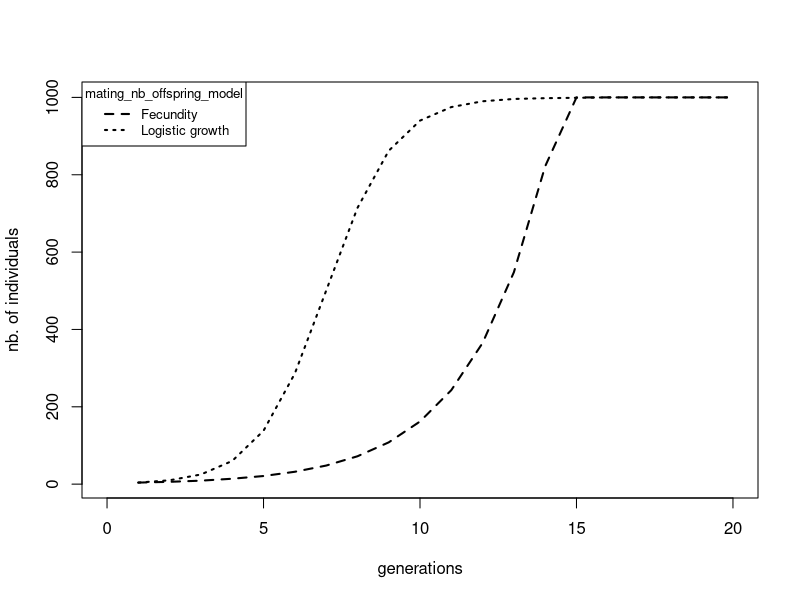
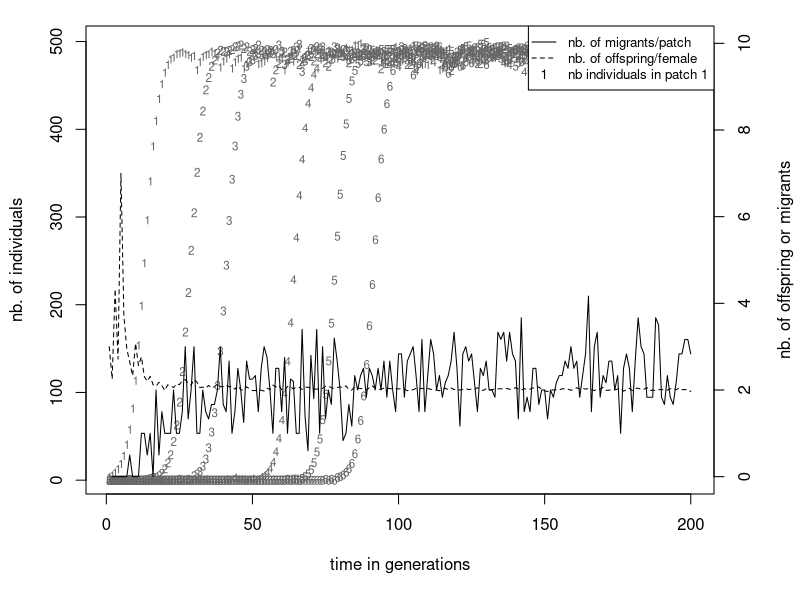
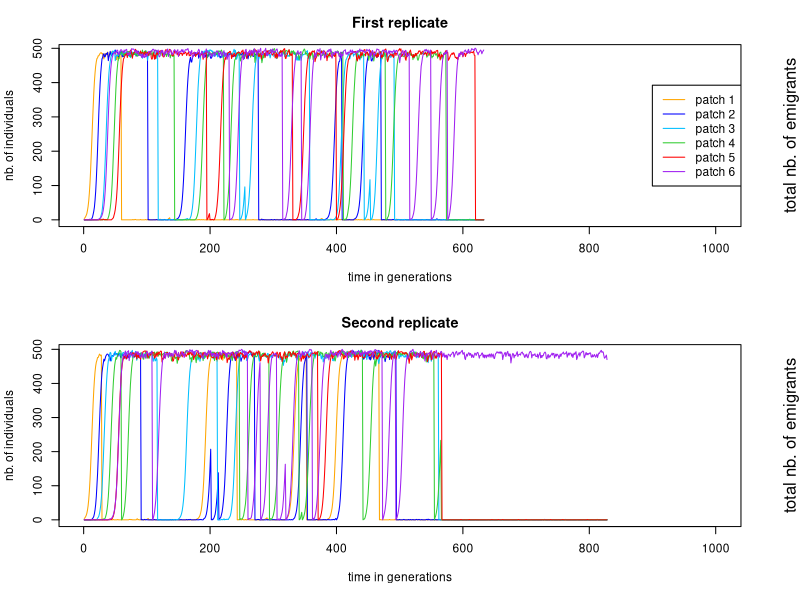
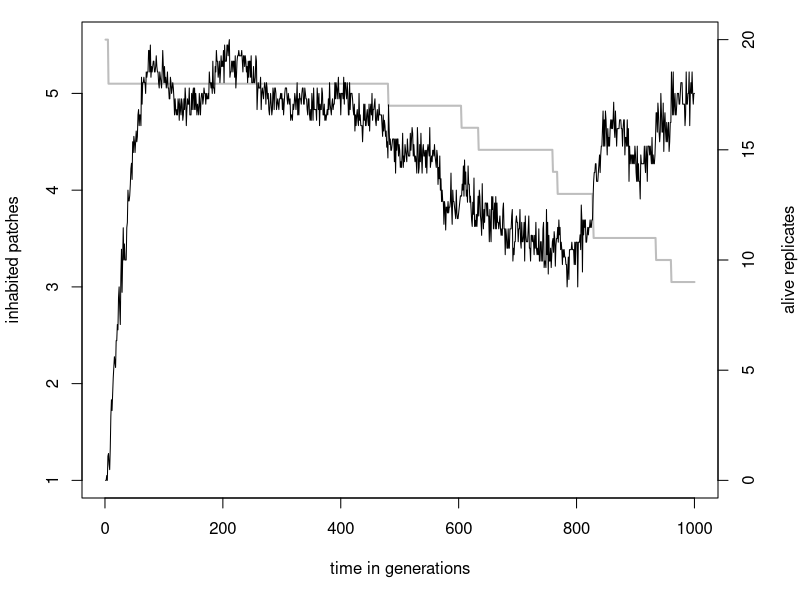
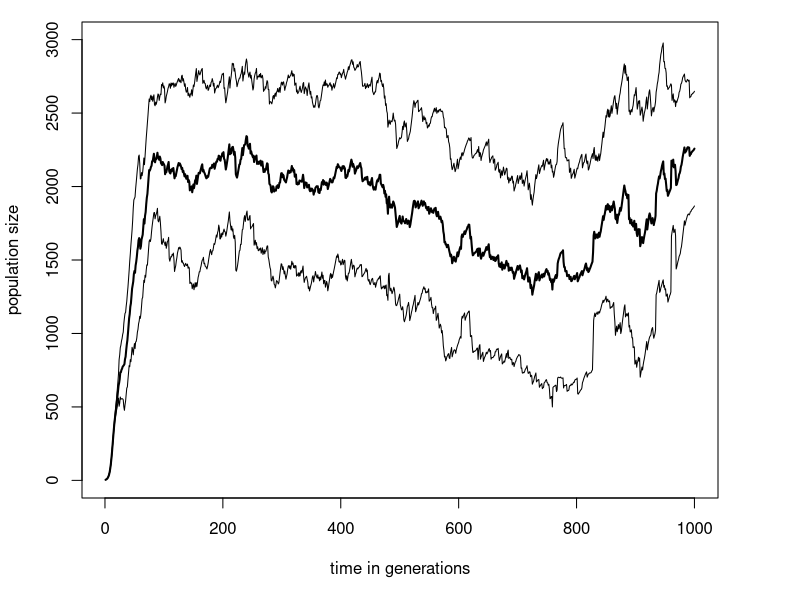

The R source for these figures, in order:
## ---- chunk 1
	# Load simulation_stats.txt file from the fecundity simulation
	demo1<-read.table("demography/exponential/simulation_stats.txt",
	                  header=T
	                  )
	# Load simulation_stats.txt file from the logistic growth simulation
	demo2<-read.table("demography/logistic/simulation_stats.txt",
	                  header=T)
	# plotting the data
	plot(demo1$generation,demo1$adlt.nbInd, 
	     xlim=c(0,20), xlab="generations",
	     ylab="nb. of individuals", type='l',
	     lty=2, lwd=2)
	lines(demo2$generation,demo2$adlt.nbInd,
	      pch=2, lty=3, lwd=2)
	legend("topleft", c("Fecundity", "Logistic growth"),
	       lty=c(2,3), lwd=2, cex=0.8,
	       title="mating_nb_offspring_model")
## ---- chunk 2
	# Loadin statistics
	colony<-read.table("demography/colonisation1/simulation_stats.txt",
	                   header=T)

	# plotting the population sizes
	par(mar=c(5,4,1,4)+0.3)
	plot(colony$generation, colony$adlt.nbInd_p1,
	     pch='1', cex=0.7, col="grey40",
	     xlab="time in generations", 
	     ylab="nb. of individuals")
	for(i in 2:6) points(colony$generation, colony[,5+i],
	                     pch=as.character(i), cex=0.7, 
	                     col="grey40")
	# plotting the number of migrants and the mean fecundity
	par(new = TRUE)
	plot(colony$generation, colony$emigrants, type = "l",
	     lwd=1, ylim=c(0,10), axes = FALSE, bty = "n",
	     xlab = "", ylab = "")
	axis(side=4)
	lines(colony$generation, colony$fem.meanFec, 
	      lty=2, lwd=1)
	mtext("nb. of offspring or migrants",
	      side=4, line=3)
	# make a legend here!
	legend("topright", c("nb. of migrants/patch",
	                     "nb. of offspring/female",
	                     "nb individuals in patch 1"),
	       bg="white", cex=0.8, lty=c(1,2,NA), pch=c(NA,NA,"1"))
## ---- chunk 3
	# Load the stat
	extinct<-read.table("demography/colonisation2/simulation_stats.txt",
	                    header=T)
	# extract the data of replicate 1 and 2
	rep1<-extinct[extinct$replicate==1,]
	rep2<-extinct[extinct$replicate==2,]
	
		# define a function to plot the data 
		plot.extinction<-function(mat, tit=""){
			par(mar=c(5,4,3,4)+0.1)
			colors <- rainbow(6,s = 0.8) 
			colors <- c("orange","blue","deepskyblue","limegreen","red","purple")
			plot(mat$generation,mat$adlt.nbInd_p1,main=tit,
			     type="l",lty=1, col=colors[1],
			     xlab="time in generations", ylab="nb. of individuals")
			par(col=colors[i])
			for(i in 2:6) lines(mat$generation, mat[,5+i],
			                    col=colors[i])
				par(col="black")
			mtext("total nb. of emigrants",side=4, line=3)
		}
	
	# plot the data of replicate 1 and 2
	par(mfrow=c(2,1),cex=0.72,col="black")
	plot.extinction(rep1, tit="First replicate")
	colors <- c("orange","blue","deepskyblue","limegreen","red","purple")
	legend("right", paste("patch",1:6), lty = 1, col=colors)
	plot.extinction(rep2, tit="Second replicate")
## ---- chunk 4
	# select the simulation_mean.txt file
	mean.ext<-read.table("demography/colonisation2/simulation_mean.txt",
	                     h=T)
	# plotting the number of inhabited patches 
  # and alive replicates across time 
	par(mar=c(5,4,1,4)+0.1, mfrow=c(1,1))
	plot(mean.ext$generation, mean.ext$alive.rpl,
	     ylim=c(0,20), type="l",lty=1, lwd=2,
	     col="grey", xlab="time in generations",
	     ylab="", axes=FALSE)
	axis(4)
	mtext("alive replicates", side=4, line=3)
	par(new=TRUE)
	plot(mean.ext$generation, mean.ext$adlt.nbPops, 
	     type="l", lty=1, lwd=1, xlab="",
	     ylab="inhabited patches")
	
## ---- chunk 5
	# select the simulation_var.txt file
	var.ext<-read.table("demography/colonisation2/simulation_var.txt", 
	                    h=T)
	# plotting 
	plot(mean.ext$generation, mean.ext$adlt.nbInd,
	     ylim=c(0,3000),type="l",lty=1, lwd=2,
	     xlab="time in generations", ylab="population size")
	lines(mean.ext$generation, 
	      I(mean.ext$adlt.nbInd+sqrt(var.ext$adlt.nbInd)))
	lines(mean.ext$generation,
	      I(mean.ext$adlt.nbInd-sqrt(var.ext$adlt.nbInd)))
